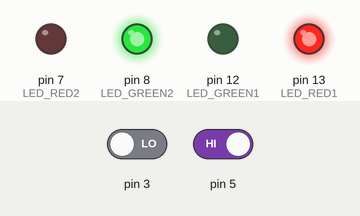
This sketch was run on a simulated Arduino Uno, built with avr-gcc and run on an emulated ATmega328P. On the bench: output pins drawn as LEDs (lit = HIGH). The inputs (shaded band) are chosen by the test bench; at power-on: pin 3 LOW, pin 5 HIGH.

Above: at 10.8 s.
10.9 s: pin 3 driven HIGH
At 16.2 s:
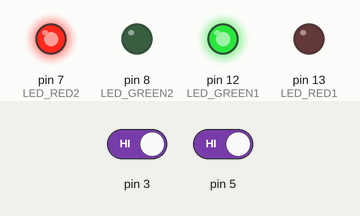
At 21.2 s:
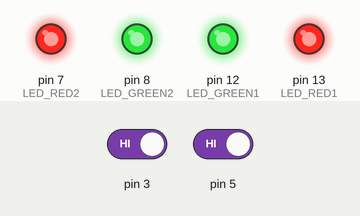
21.5 s: pin 5 driven LOW
35.5 s: pin 3 driven LOW
At 50.6 s:
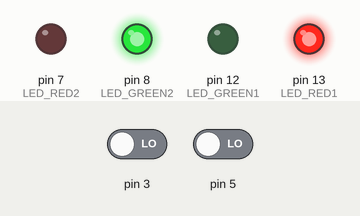
Timing chart, 0 to 52.1 s (numbered marks = the images above; inputs shaded):
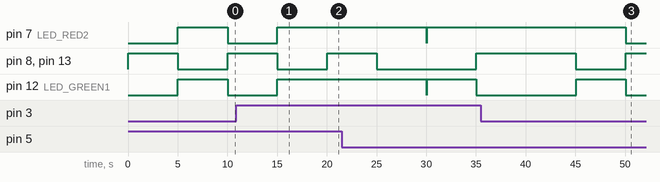

Measured:
- after the input at 10.9 s, pin 7 (LED_RED2), pin 12 (LED_GREEN1): goes on until 15.0 s, then stays HIGH
- after the input at 35.5 s, pin 7 (LED_RED2): HIGH → LOW after 14.6 s

The sketch:

new_STL.ino
```cpp
#define LED_RED1 13
#define LED_GREEN1 12
#define LED_RED2 7
#define LED_GREEN2 8
#define IR1 3
#define IR2 5


void setup() {
  pinMode(13,OUTPUT);
  pinMode(12,OUTPUT);
  pinMode(8,OUTPUT);
  pinMode(7,OUTPUT);
  pinMode(3,INPUT);
  pinMode(5,INPUT);

}

void loop()
{
  if ((digitalRead(3)==digitalRead(5)))//Normal Traffic light
  {
    digitalWrite(LED_RED1,HIGH);
    digitalWrite(LED_GREEN2,HIGH);
    delay(5000);
    digitalWrite(LED_RED1,LOW);
    digitalWrite(LED_GREEN2,LOW);
    delay(10);
    digitalWrite(LED_GREEN1,HIGH);
    digitalWrite(LED_RED2,HIGH);
    delay(5000);
    digitalWrite(LED_GREEN1,LOW);
    digitalWrite(LED_RED2,LOW);
    delay(10);
  }
  else if ((digitalRead(3)==HIGH)&&(digitalRead(5)==LOW))//SMART ONE
  {
    digitalWrite(LED_RED1,LOW);
    digitalWrite(LED_GREEN2,LOW);
    digitalWrite(LED_GREEN1,HIGH);
    digitalWrite(LED_RED2,HIGH);
    delay(5000);
    digitalWrite(LED_GREEN1,LOW);
    digitalWrite(LED_RED1,HIGH);
    delay(10);
    digitalWrite(LED_GREEN2,HIGH);
    digitalWrite(LED_GREEN1,LOW);
    delay(5000);

  }
  else
  {
    digitalWrite(LED_RED2,LOW);
    digitalWrite(LED_GREEN1,LOW);
    digitalWrite(LED_GREEN2,HIGH);
    digitalWrite(LED_RED1,HIGH);
    delay(5000);
    digitalWrite(LED_RED1,LOW);
    digitalWrite(LED_GREEN2,LOW);
    delay(10);
    digitalWrite(LED_RED2,HIGH);
    digitalWrite(LED_GREEN1,HIGH);
    delay(5000);

    //digitalWrite(LED_GREEN1,LOW);
    //digitalWrite(LED_GREEN2,LOW);
    //digitalWrite(LED_RED1,HIGH);
    //digitalWrite(LED_RED2,HIGH);
    //delay(50);
  }

  // put your main code here, to run repeatedly:

}
```
